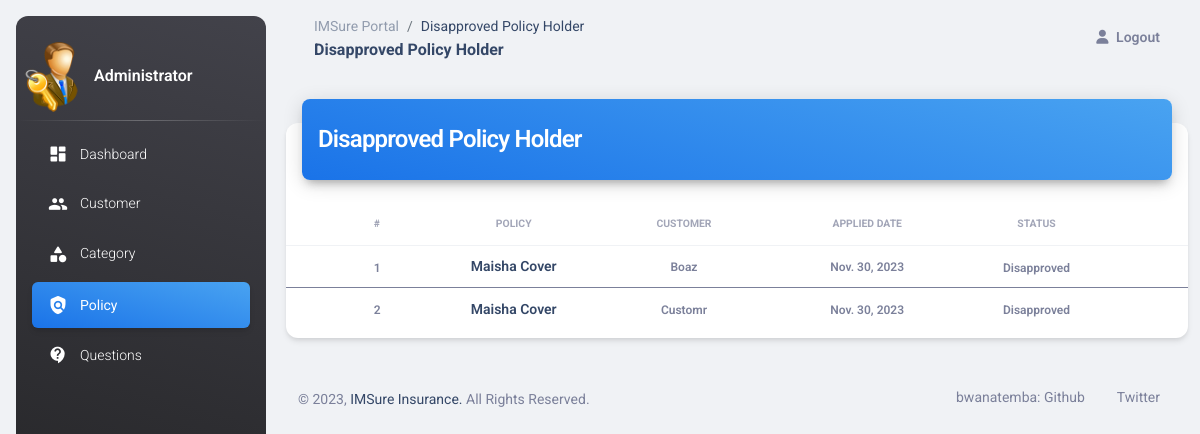
The page /admin-view-disapproved-policy-holder on the database as committed earlier.
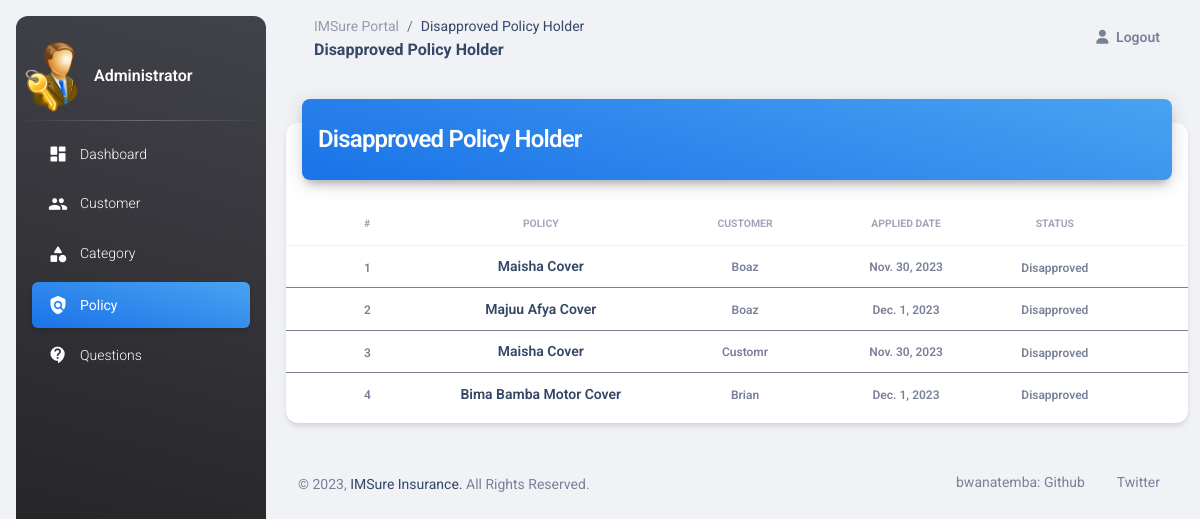
The same page on the database as committed later.
### insurancemanagement/models.py (models this page shows, shortened)
class PolicyRecord(models.Model):
    customer = models.ForeignKey(Customer, on_delete=models.CASCADE)
    policy = models.ForeignKey(Policy, on_delete=models.CASCADE)
    status = models.CharField(max_length=100, default='Pending')
    creation_date = models.DateField(auto_now=True)

class Policy(models.Model):
    category = models.ForeignKey('Category', on_delete=models.CASCADE)
    policy_name = models.CharField(max_length=200)
    sum_assurance = models.PositiveIntegerField()
    premium = models.PositiveIntegerField()
    tenure = models.PositiveIntegerField()
    creation_date = models.DateField(auto_now=True)
    def __str__(self):
        return self.policy_name

### customer/models.py (models this page shows, shortened)
class Customer(models.Model):
    user = models.OneToOneField(User, on_delete=models.CASCADE)
    profile_pic = models.ImageField(upload_to='profile_pic/Customer/', null=True, blank=True)
    address = models.CharField(max_length=40)
    mobile = models.CharField(max_length=20, null=False)
    def __str__(self):
        return self.user.first_name

### insurancemanagement/views.py (the view)
# urls.py: path('admin-view-disapproved-policy-holder', views.admin_view_disapproved_policy_holder_view,
def admin_view_disapproved_policy_holder_view(request):
    policyrecords = models.PolicyRecord.objects.all().filter(status='Disapproved')
    return render(request, 'insurance/admin_view_disapproved_policy_holder.html', {'policyrecords': policyrecords})

### insurancemanagement/templates/insurance/admin_view_disapproved_policy_holder.html (shortened to what the changed rows need)
<!DOCTYPE html>
{% load static %}
<html lang="en">
<head>
  <link href="{% static 'dashboard/css/nucleo-icons.css' %}" rel="stylesheet" />
  <link href="{% static 'dashboard/css/nucleo-svg.css' %}" rel="stylesheet" />
  <link id="pagestyle" href="{% static 'dashboard/css/material-dashboard.css' %}" rel="stylesheet" />
</head>
<body class="g-sidenav-show  bg-gray-200">
  <main class="main-content position-relative max-height-vh-100 h-100 border-radius-lg ">
    <div class="container-fluid py-4">
      <div class="row">
        <div class="col-12">
          <div class="card my-4">
            <div class="card-body px-0 pb-2">
              <div class="table-responsive p-0">
                <table class="table align-items-center mb-0">
                  <thead>
                    <tr>
                      <th class="text-secondary opacity-7"></th>
                      <th class="text-uppercase text-secondary text-xxs font-weight-bolder opacity-7 ps-2">#</th>
                      <th class="text-center text-uppercase text-secondary text-xxs font-weight-bolder opacity-7">Policy</th>
                      <th class="text-center text-uppercase text-secondary text-xxs font-weight-bolder opacity-7">Customer</th>
                      <th class="text-center text-uppercase text-secondary text-xxs font-weight-bolder opacity-7">Applied Date</th>
                      <th class="text-center text-uppercase text-secondary text-xxs font-weight-bolder opacity-7">Status</th>
                      <th class="text-secondary opacity-7"></th>
                    </tr>
                  </thead>
                  {% for t in policyrecords %}
                  <tbody>
                    <tr>
                      <td>
                      </td>
                      <td>
                        <span class="text-secondary text-xs font-weight-bold">{{ forloop.counter }}</span>
                      </td>
                      <td class="align-middle text-center text-sm">
                        <h6 class="mb-0 text-sm" >{{t.policy}}</h6>
                      </td>
                      <td class="align-middle text-center text-sm">
                        <span class="text-secondary text-xs font-weight-bold">{{t.customer}}</span>
                      </td>
                      <td class="align-middle text-center text-sm">
                        <span class="text-secondary text-xs font-weight-bold">{{t.creation_date}}</span>
                      </td>
                      <td class="align-middle text-center">
                        <span class="text-secondary text-xs font-weight-bold">{{t.status}}</span>
                      </td>
                    </tr>
                  </tbody>
                  {% endfor %}
                </table>
              </div>
            </div>
          </div>
        </div>
      </div>
  </main>
</body>
</html>

Rows that differ between the two databases and show on the page:
now on this page (row edited): PolicyRecord: policy "Majuu Afya Cover", customer "Boaz", creation_date "Dec. 1, 2023", status "Disapproved"
added PolicyRecord: policy "Bima Bamba Motor Cover", customer "Brian", creation_date "Dec. 1, 2023", status "Disapproved"
